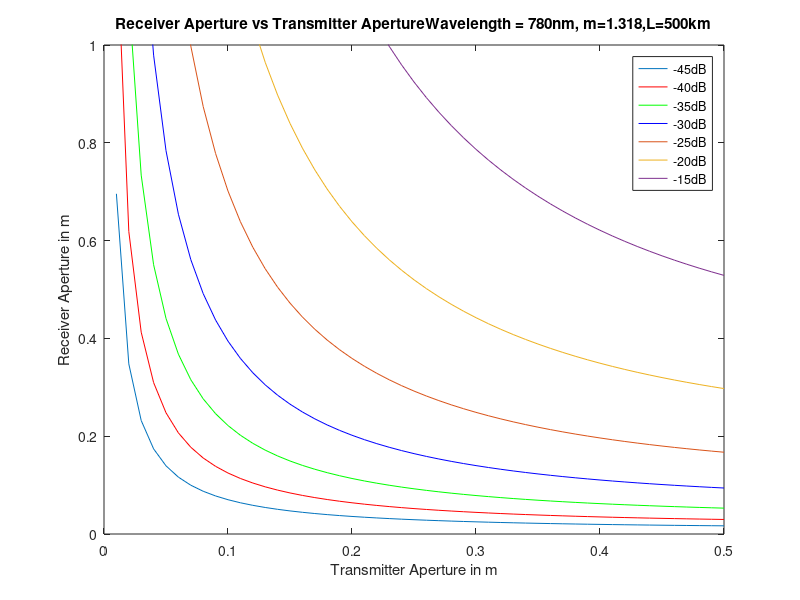

Reproduce this figure in MATLAB.
%Geometric Loss
%Graph 4 - Receiver Aperture v/s Transmitter Aperture for different losses
%at 500km
%Case 1: -45dB
Dt = [0:0.01:0.5];
G = -45;
m = 1.3;
L = 500*10^3;
lambda = 780*10^-9;
Dr = (10^(G/20) * (Dt.^2 + 2.44*m*L*lambda))./(Dt);
plot(Dt,Dr);
ylim([0 1]);
hold on
%Case 2: -40dB
Dt = [0:0.01:0.5];
G = -40;
m = 1.3;
L = 500*10^3;
lambda = 780*10^-9;
Dr = (10^(G/20) * (Dt.^2 + 2.44*m*L*lambda))./(Dt);
plot(Dt,Dr,'r');
ylim([0 1]);
%Case 3: -35dB
Dt = [0:0.01:0.5];
G = -35;
m = 1.3;
L = 500*10^3;
lambda = 780*10^-9;
Dr = (10^(G/20) * (Dt.^2 + 2.44*m*L*lambda))./(Dt);
plot(Dt,Dr,'g');
ylim([0 1]);
%Case 4: -30dB
Dt = [0:0.01:0.5];
G = -30;
m = 1.3;
L = 500*10^3;
lambda = 780*10^-9;
Dr = (10^(G/20) * (Dt.^2 + 2.44*m*L*lambda))./(Dt);
plot(Dt,Dr,'b');
ylim([0 1]);
%Case 5: -25dB
Dt = [0:0.01:0.5];
G = -25;
m = 1.3;
L = 500*10^3;
lambda = 780*10^-9;
Dr = (10^(G/20) * (Dt.^2 + 2.44*m*L*lambda))./(Dt);
plot(Dt,Dr);
ylim([0 1]);
%Case 6: -20 dB
Dt = [0:0.01:0.5];
G = -20;
m = 1.3;
L = 500*10^3;
lambda = 780*10^-9;
Dr = (10^(G/20) * (Dt.^2 + 2.44*m*L*lambda))./(Dt);
plot(Dt,Dr);
ylim([0 1]);
%Case 7: -15dB
Dt = [0:0.01:0.5];
G = -15;
m = 1.3;
L = 500*10^3;
lambda = 780*10^-9;
Dr = (10^(G/20) * (Dt.^2 + 2.44*m*L*lambda))./(Dt);
plot(Dt,Dr);
ylim([0 1]);
legend('-45dB','-40dB','-35dB','-30dB','-25dB','-20dB','-15dB');
xlabel('Transmitter Aperture in m');
ylabel('Receiver Aperture in m');
title(["Receiver Aperture vs Transmitter Aperture","Wavelength = 780nm, m=1.318,L=500km"]);

hold off





